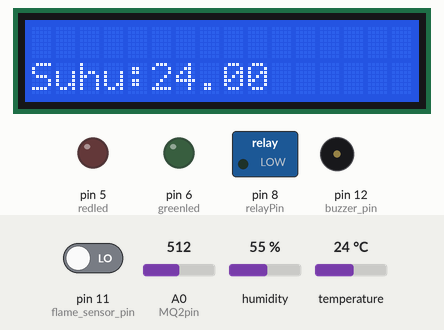
Recording of a sketch running on a simulated Arduino Uno, built with avr-gcc and run on an emulated ATmega328P. On the bench: 16×2 character LCD, switched loads named in the sketch (green lamp = pin HIGH), output pins drawn as LEDs (lit = HIGH), buzzer (waves = sounding, pin HIGH). Inputs (shaded band) come from the test bench; at power-on: pin 11 (flame_sensor_pin) LOW, A0 (MQ2pin) = 512, humidity 55 %, temperature 24 °C. The modem accepts every AT command (registered, SIM ready, sends succeed) and sends nothing else; pins used as bus, display or sensor lines are not drawn; what the sketch prints to the serial monitor is not drawn.

Above: at 23.3 s.
At 55.7 s:
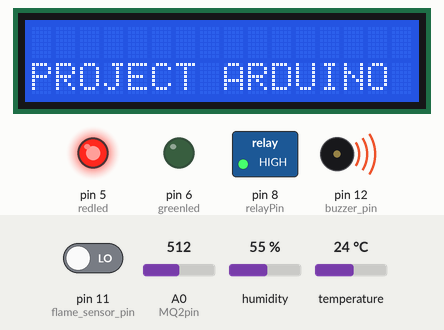
At 91.2 s:
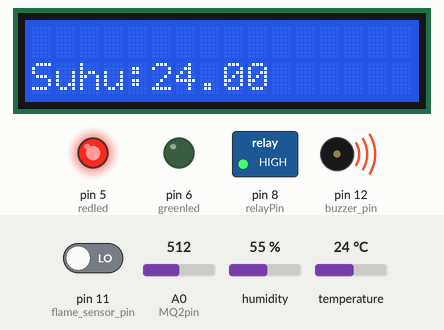
At 121.5 s:
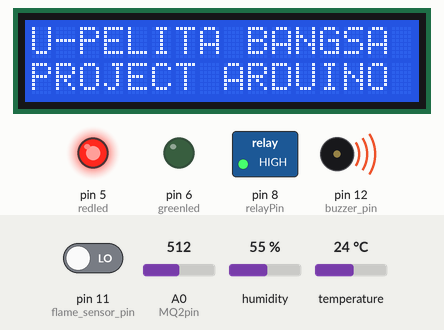
Timing chart, 0 to 123.0 s (numbered marks = the images above):
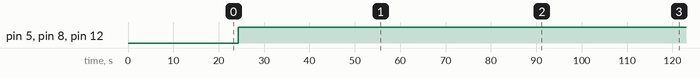

Measured:
- by itself, pin 5 (redled), pin 8 (relayPin), pin 12 (buzzer_pin): LOW → HIGH at 24.3 s
- what the display in image 0 shows lasts 1.0 s, from 23.3 s to 24.3 s
- what the display in image 2 shows lasts 29.2 s, from 91.2 s to 120.4 s

The sketch:

FIRE_DETECTOR_U_PELITA_BANGSA_RIYADI_PROJECT.ino
```cpp
#include <Sim800L.h>
#include <LiquidCrystal_I2C.h>  // libray lcd
#include <LiquidCrystal.h>
LiquidCrystal_I2C lcd(0x27, 16, 2);

#include <DHT.h>
DHT dht(2, DHT11);

#define MQ2pin (0)
float sensorValue;

#include <SoftwareSerial.h>
const String PHONE_1 = "+6281223140348";
const String PHONE_2 = ""; //optional
const String PHONE_3 = ""; //optional

#define rxPin 2
#define txPin 3

SoftwareSerial sim800L(rxPin,txPin);
#define flame_sensor_pin 11
//fire_flag = 0 means no fire detected
boolean fire_flag = 0;
#define buzzer_pin 12
int powerPin = 3;  // untuk pengganti VCC/5vOLT
//Arduino Flame Sensor
const int buzzerPin = 12;
const int relayPin = 8;
const int flamePin = 11;
int Flame = HIGH;
int redled = 5;
int greenled = 6;
void setup()
{
  Serial.begin(9600);
  Serial.println("Gas Sensor Warming Up!");
  delay(20000);
  lcd.begin(16, 2);
  // put your setup code here, to run once:

  pinMode(buzzerPin, OUTPUT);
  pinMode(relayPin, OUTPUT);
  pinMode(redled, OUTPUT);
  pinMode(greenled, OUTPUT);
  pinMode(flamePin, INPUT);
  Serial.begin(9600);
  lcd.init();
  // Print a message to the LCD.
  lcd.backlight();
 // jadikan pin power sebagai output
  pinMode(powerPin, OUTPUT);
// default bernilai LOW
  digitalWrite(powerPin, LOW);
  Serial.begin(9600);

//Begin serial communication: Arduino IDE (Serial Monitor)
  Serial.begin(115200);
  //-----------------------------------------------------------------------------------
  //Begin serial communication: SIM800L
  sim800L.begin(9600);
  //-----------------------------------------------------------------------------------
  pinMode(flame_sensor_pin, INPUT);

  pinMode(buzzer_pin, OUTPUT);
  digitalWrite(buzzer_pin,LOW);

  Serial.println("Initializing...");
  //Once the handshake test is successful, it will back to OK
  sim800L.println("AT");
  delay(1000);
  sim800L.println("AT+CMGF=1");
  delay(1000);

}

void loop()
 {
  while(sim800L.available()){
  Serial.println(sim800L.readString());
  }
  {
 digitalWrite(powerPin, HIGH);
 float kelembaban = dht.readHumidity();
 float suhu = dht.readTemperature();

 Serial.print("kelembaban: ");
 Serial.print(kelembaban);
 Serial.print(" ");
 Serial.print("suhu: ");
 Serial.println(suhu);

  lcd.clear();
  lcd.setCursor(0,0);
  lcd.print("Kelembaban: ");
  lcd.setCursor(11,0);
  lcd.print(kelembaban);

  lcd.init();


  lcd.setCursor(0,1);
  lcd.print("Suhu: ");
  lcd.setCursor(5,1);
  lcd.print(suhu);
  delay(1000);
  }
  int flame_value = digitalRead(flame_sensor_pin);
  // put your main code here, to run repeatedly:

  if (Flame == LOW)
   {
    digitalWrite(buzzerPin, HIGH);
    digitalWrite(relayPin, HIGH);
    digitalWrite(redled, HIGH);
    digitalWrite(greenled, LOW);

   if(fire_flag == 0)
    {
      Serial.println("Fire Detected.");
      fire_flag == 1;
      send_multi_sms();
      make_multi_call();
    }
  }
   // put your main code here, to run repeatedly:
sensorValue=analogRead(MQ2pin);
Serial.print("Sensor Value:");
Serial.print(sensorValue);

Flame = digitalRead(flamePin);
  if (Flame== LOW || sensorValue > 1025)

  {
    digitalWrite(buzzerPin, HIGH);
    digitalWrite(relayPin, HIGH);
    digitalWrite(redled, HIGH);
    digitalWrite(greenled, LOW);

  }
else
  {
    digitalWrite(buzzer_pin,LOW);
    fire_flag = 0;

    digitalWrite(buzzerPin, LOW);
    digitalWrite(relayPin, LOW);
    digitalWrite(greenled, HIGH);
    digitalWrite(redled, LOW);
    lcd.print("~AMAN");
  }
  lcd.clear();

  lcd.setCursor(0, 1);
  lcd.print("PROJECT ARDUINO");
  delay(1000);
  lcd.backlight();

  lcd.setCursor(0, 0);
  lcd.print("U-PELITA BANGSA");
  delay(1000);
  lcd.backlight();

  digitalWrite(powerPin, HIGH);
}
 void send_multi_sms()
{
  if(PHONE_1 != ""){
    Serial.print("Phone 1: ");
    send_sms("Fire is Detected", PHONE_1);
  }
  if(PHONE_2 != ""){
    Serial.print("Phone 2: ");
    send_sms("Fire is Detected", PHONE_2);
  }
  if(PHONE_3 != ""){
    Serial.print("Phone 3: ");
    send_sms("Fire is Detected", PHONE_3);
  }
}

void make_multi_call()
{
  if(PHONE_1 != ""){
    Serial.print("Phone 1: ");
    make_call(PHONE_1);
  }
  if(PHONE_2 != ""){
    Serial.print("Phone 2: ");
    make_call(PHONE_2);
  }
  if(PHONE_3 != ""){
    Serial.print("Phone 3: ");
    make_call(PHONE_3);
  }
}

void send_sms(String text, String phone)
{
    Serial.println("sending sms....");
    delay(50);
    sim800L.print("AT+CMGF=1\r");
    delay(1000);
    sim800L.print("AT+CMGS=\""+phone+"\"\r");
    delay(1000);
    sim800L.print(text);
    delay(100);
    sim800L.write(0x1A);
    delay(5000);
}

void make_call(String phone)
{
    Serial.println("calling....");
    sim800L.println("ATD"+phone+";");
    delay(20000); //20 sec delay
    sim800L.println("ATH");
    delay(1000); //1 sec delay
}
```
